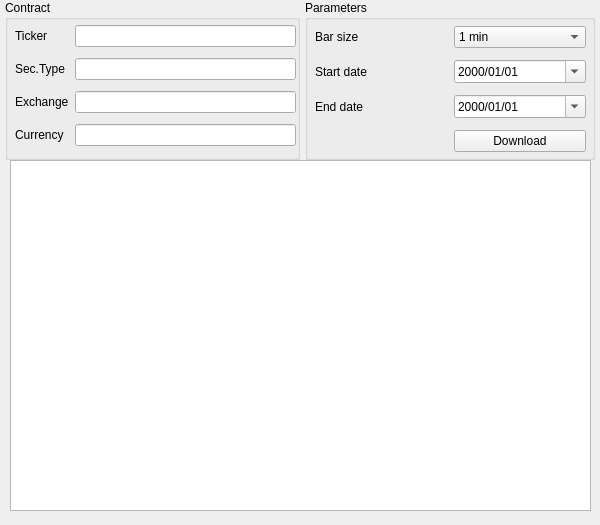
<?xml version="1.0" encoding="UTF-8"?>
<ui version="4.0">
 <class>Form</class>
 <widget class="QWidget" name="Form">
  <property name="geometry">
   <rect>
    <x>0</x>
    <y>0</y>
    <width>600</width>
    <height>525</height>
   </rect>
  </property>
  <property name="sizePolicy">
   <sizepolicy hsizetype="Fixed" vsizetype="Fixed">
    <horstretch>0</horstretch>
    <verstretch>0</verstretch>
   </sizepolicy>
  </property>
  <property name="minimumSize">
   <size>
    <width>600</width>
    <height>525</height>
   </size>
  </property>
  <property name="baseSize">
   <size>
    <width>600</width>
    <height>525</height>
   </size>
  </property>
  <property name="windowTitle">
   <string>IB historical data downloader</string>
  </property>
  <widget class="QListWidget" name="logView">
   <property name="enabled">
    <bool>true</bool>
   </property>
   <property name="geometry">
    <rect>
     <x>10</x>
     <y>160</y>
     <width>581</width>
     <height>351</height>
    </rect>
   </property>
   <property name="sizePolicy">
    <sizepolicy hsizetype="Fixed" vsizetype="Fixed">
     <horstretch>0</horstretch>
     <verstretch>0</verstretch>
    </sizepolicy>
   </property>
   <property name="font">
    <font>
     <family>Andale Mono</family>
     <pointsize>14</pointsize>
    </font>
   </property>
   <property name="wordWrap">
    <bool>true</bool>
   </property>
  </widget>
  <widget class="QGroupBox" name="contractGroupBox">
   <property name="geometry">
    <rect>
     <x>5</x>
     <y>0</y>
     <width>295</width>
     <height>160</height>
    </rect>
   </property>
   <property name="title">
    <string>Contract</string>
   </property>
   <widget class="QWidget" name="gridLayoutWidget_2">
    <property name="geometry">
     <rect>
      <x>10</x>
      <y>20</y>
      <width>281</width>
      <height>131</height>
     </rect>
    </property>
    <layout class="QGridLayout" name="gridLayout_3">
     <item row="0" column="0">
      <widget class="QLabel" name="tickerLabel">
       <property name="text">
        <string>Ticker</string>
       </property>
       <property name="margin">
        <number>5</number>
       </property>
      </widget>
     </item>
     <item row="3" column="0">
      <widget class="QLabel" name="currencyLabel">
       <property name="text">
        <string>Currency</string>
       </property>
      </widget>
     </item>
     <item row="2" column="0">
      <widget class="QLabel" name="exchangeLabel">
       <property name="text">
        <string>Exchange</string>
       </property>
      </widget>
     </item>
     <item row="0" column="1">
      <widget class="QLineEdit" name="tickerEdit"/>
     </item>
     <item row="1" column="0">
      <widget class="QLabel" name="typelabel">
       <property name="text">
        <string>Sec.Type</string>
       </property>
      </widget>
     </item>
     <item row="1" column="1">
      <widget class="QLineEdit" name="secTypeEdit"/>
     </item>
     <item row="2" column="1">
      <widget class="QLineEdit" name="exchangeEdit"/>
     </item>
     <item row="3" column="1">
      <widget class="QLineEdit" name="currencyEdit"/>
     </item>
    </layout>
   </widget>
  </widget>
  <widget class="QGroupBox" name="groupBox_2">
   <property name="geometry">
    <rect>
     <x>305</x>
     <y>0</y>
     <width>290</width>
     <height>160</height>
    </rect>
   </property>
   <property name="title">
    <string>Parameters</string>
   </property>
   <widget class="QWidget" name="gridLayoutWidget">
    <property name="geometry">
     <rect>
      <x>10</x>
      <y>20</y>
      <width>271</width>
      <height>142</height>
     </rect>
    </property>
    <layout class="QGridLayout" name="gridLayout_2">
     <item row="1" column="1">
      <widget class="QDateEdit" name="startDateEdit">
       <property name="frame">
        <bool>true</bool>
       </property>
       <property name="displayFormat">
        <string>yyyy/MM/dd</string>
       </property>
       <property name="calendarPopup">
        <bool>true</bool>
       </property>
      </widget>
     </item>
     <item row="1" column="0">
      <widget class="QLabel" name="startDateLabel">
       <property name="text">
        <string>Start date</string>
       </property>
       <property name="margin">
        <number>5</number>
       </property>
       <property name="indent">
        <number>-1</number>
       </property>
      </widget>
     </item>
     <item row="2" column="1">
      <widget class="QDateEdit" name="endDateEdit">
       <property name="displayFormat">
        <string>yyyy/MM/dd</string>
       </property>
       <property name="calendarPopup">
        <bool>true</bool>
       </property>
      </widget>
     </item>
     <item row="2" column="0">
      <widget class="QLabel" name="endDateLabel">
       <property name="text">
        <string>End date</string>
       </property>
       <property name="margin">
        <number>5</number>
       </property>
      </widget>
     </item>
     <item row="3" column="1">
      <widget class="QPushButton" name="downloadButton">
       <property name="text">
        <string>Download</string>
       </property>
      </widget>
     </item>
     <item row="0" column="0">
      <widget class="QLabel" name="barSizeLabel">
       <property name="text">
        <string>Bar size</string>
       </property>
       <property name="margin">
        <number>5</number>
       </property>
      </widget>
     </item>
     <item row="0" column="1">
      <widget class="QComboBox" name="barSizeComboBox">
       <item>
        <property name="text">
         <string>1 min</string>
        </property>
       </item>
       <item>
        <property name="text">
         <string>30 mins</string>
        </property>
       </item>
      </widget>
     </item>
    </layout>
   </widget>
  </widget>
 </widget>
 <resources/>
 <connections/>
</ui>
